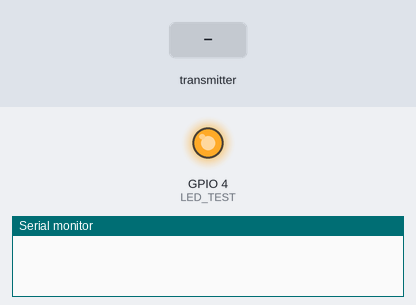
Simulated run of this sketch. Board: ESP32. On the bench: output pins drawn as LEDs (lit = HIGH), the last lines printed to the serial monitor. Dashed ring = blinking. Inputs (shaded band) come from the test bench. Pins used as bus, display or sensor lines are not drawn.

Above: at 0.1 s.
At 2.2 s:
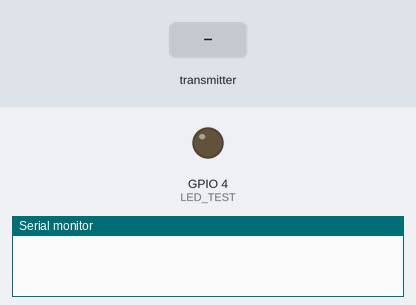
2.3 s: the transmitter starts sending val_1 = 0
At 2.6 s:
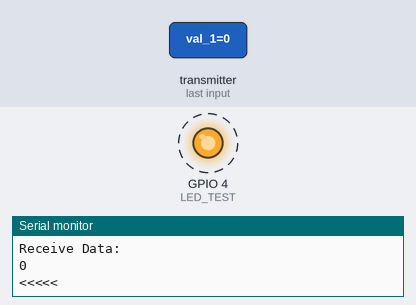
Timing chart, 0 to 11.3 s (numbered marks = the images above; inputs shaded):
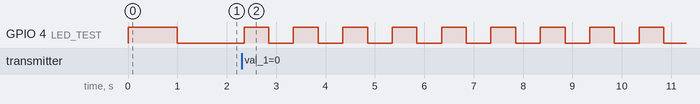

The sketch:

sketch_jul24a.ino
```cpp
#include <esp_now.h>
#include <WiFi.h>
#include <SPI.h>


// UART pins
#define TXD2_PIN 17
#define RXD2_PIN 16

// SPI pins
#define SPI_MOSI_PIN 23
#define SPI_MISO_PIN 19
#define SPI_SCK_PIN 18
#define SPI_CS_PIN 5

#define LED_TEST 4


char receive_val_1;

// Must match the sender structure
typedef struct struct_message {
    char val_1;
} struct_message;

struct_message receive_Data;

void OnDataRecv(const uint8_t * mac, const uint8_t *incomingData, int len) {
  memcpy(&receive_Data, incomingData, sizeof(receive_Data));
  Serial.println();
  Serial.println("<<<<< Receive Data:");
  Serial.print("Bytes received: ");
  Serial.println(len);
  receive_val_1 = receive_Data.val_1;
  Serial.println("Receive Data: ");
  Serial.println(receive_val_1);
  Serial.println("<<<<<");

  //Serial2.print(receive_val_1);

   digitalWrite(SPI_CS_PIN, LOW); // Select the slave
   SPI.transfer(receive_val_1);
  digitalWrite(SPI_CS_PIN, HIGH); // Deselect the slave
  digitalWrite(LED_TEST, 1^digitalRead(LED_TEST) );
}

void setup() {
  pinMode( LED_TEST, OUTPUT);

  Serial.begin(115200);
  //Serial2.begin(9600, SERIAL_8N1, RXD2_PIN, TXD2_PIN);

  WiFi.mode(WIFI_STA); //--> Set device as a Wi-Fi Station


  //----------------------------------------Init ESP-NOW
  while (esp_now_init() != ESP_OK) {
    Serial.println("Error initializing ESP-NOW");

    //flash led
    digitalWrite(LED_TEST, LOW );
    delay(900);
    digitalWrite(LED_TEST, HIGH );
    delay(100);
    //return;
  }
  //----------------------------------------

  esp_now_register_recv_cb((esp_now_recv_cb_t)&OnDataRecv); //--> Register for a callback function that will be called when data is received


// Configure SPI
  SPI.begin();
  SPI.setClockDivider(SPI_CLOCK_DIV16); // 1 MHz clock
  SPI.setDataMode(SPI_MODE0);
  pinMode(SPI_CS_PIN, OUTPUT);
  digitalWrite(SPI_CS_PIN, HIGH); // Deselect the slave


  //Test LED connected with ESP32 in car
  digitalWrite(LED_TEST, HIGH);
  delay(1000);
  digitalWrite(LED_TEST, LOW);

}

void loop() {

}
```

Measured:
- after the input at 2.3 s, GPIO 4 (LED_TEST): alternates HIGH for 0.50 s and LOW for 0.50 s, starting after 0.05 s
